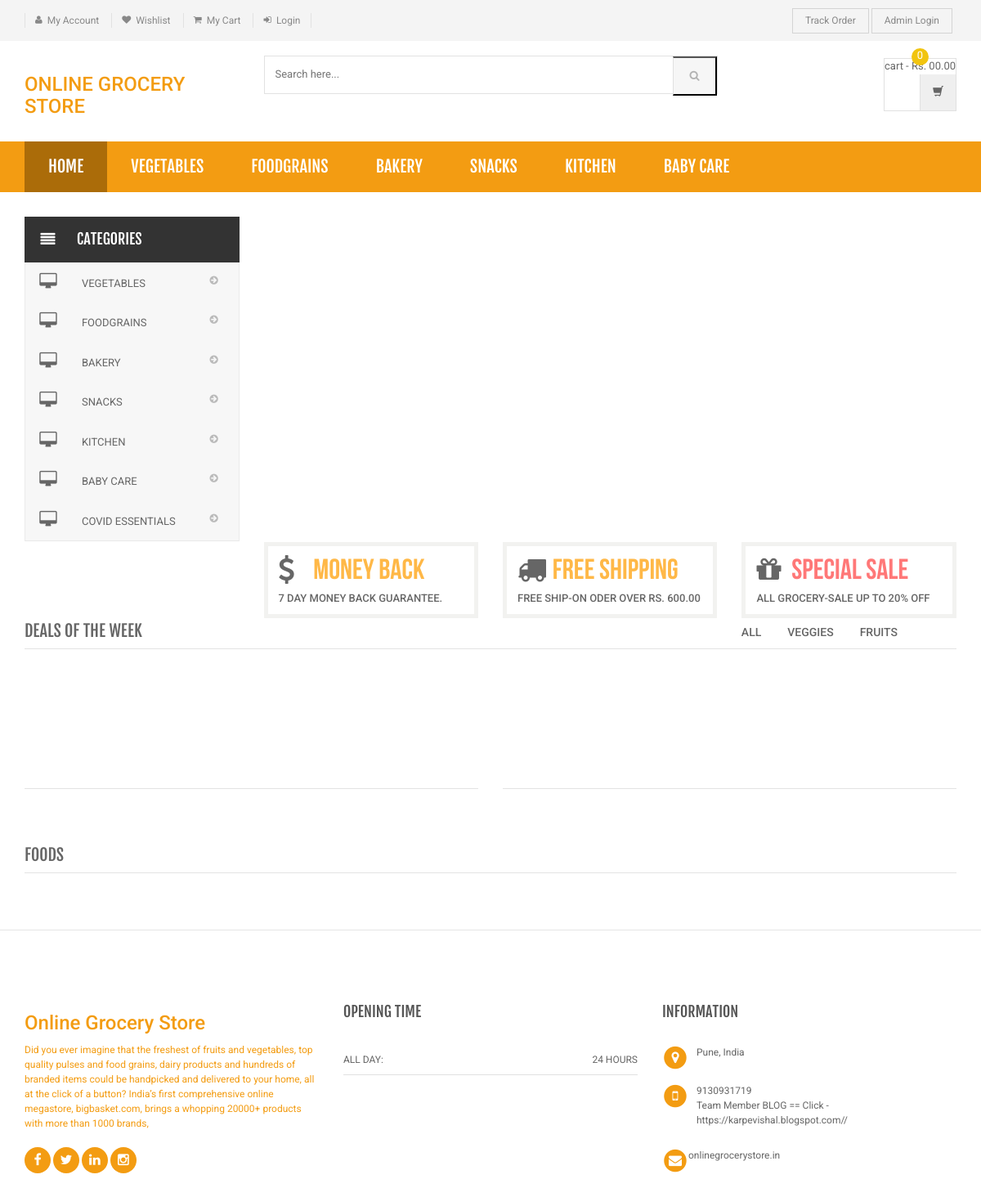
The page /shopping/index.php on the database its author committed.
### tables this page shows
CREATE TABLE `category` (
  `id` int(11) NOT NULL,
  `categoryName` varchar(255) DEFAULT NULL,
  `categoryDescription` longtext DEFAULT NULL,
  `creationDate` timestamp NOT NULL DEFAULT current_timestamp(),
  `updationDate` varchar(255) DEFAULT NULL
);

### shopping/index.php (the view, shortened to what this page needs)
<?php
include('includes/config.php');
?>
<!DOCTYPE html>
<html lang="en">
	<head>
	    <link rel="stylesheet" href="assets/css/bootstrap.min.css">
	    <link rel="stylesheet" href="assets/css/main.css">
	    <link rel="stylesheet" href="assets/css/orange.css">
	    <link rel="stylesheet" href="assets/css/owl.carousel.css">
		<link rel="stylesheet" href="assets/css/owl.transitions.css">
		<link href="assets/css/lightbox.css" rel="stylesheet">
		<link rel="stylesheet" href="assets/css/animate.min.css">
		<link rel="stylesheet" href="assets/css/rateit.css">
		<link rel="stylesheet" href="assets/css/bootstrap-select.min.css">
		<link rel="stylesheet" href="assets/css/config.css">
		<link href="assets/css/green.css" rel="alternate stylesheet" title="Green color">
		<link href="assets/css/blue.css" rel="alternate stylesheet" title="Blue color">
		<link href="assets/css/red.css" rel="alternate stylesheet" title="Red color">
		<link href="assets/css/orange.css" rel="alternate stylesheet" title="Orange color">
		<link href="assets/css/dark-green.css" rel="alternate stylesheet" title="Darkgreen color">
		<link rel="stylesheet" href="assets/css/font-awesome.min.css">
	</head>
    <body class="cnt-home">
<header class="header-style-1">
<?php include('includes/top-header.php');?>
<?php include('includes/main-header.php');?>
<?php include('includes/menu-bar.php');?>
</header>
<div class="body-content outer-top-xs" id="top-banner-and-menu">
	<div class="container">
		<div class="furniture-container homepage-container">
		<div class="row">
			<div class="col-xs-12 col-sm-12 col-md-3 sidebar">
	<?php include('includes/side-menu.php');?>
			</div>
			<div class="col-xs-12 col-sm-12 col-md-9 homebanner-holder">
<div id="hero" class="homepage-slider3">
</div>
<div class="info-boxes wow fadeInUp">
	<div class="info-boxes-inner">
		<div class="row">
			<div class="col-md-6 col-sm-4 col-lg-4">
				<div class="info-box">
					<div class="row">
						<div class="col-xs-2">
						     <i class="icon fa fa-dollar"></i>
						</div>
						<div class="col-xs-10">
							<h4 class="info-box-heading orange">money back</h4>
						</div>
					</div>
					<h6 class="text">7 Day Money Back Guarantee.</h6>
				</div>
			</div>
			<div class="hidden-md col-sm-4 col-lg-4">
				<div class="info-box">
					<div class="row">
						<div class="col-xs-2">
							<i class="icon fa fa-truck"></i>
						</div>
						<div class="col-xs-10">
							<h4 class="info-box-heading orange">free shipping</h4>
						</div>
					</div>
					<h6 class="text">free ship-on oder over Rs. 600.00</h6>
				</div>
			</div>
			<div class="col-md-6 col-sm-4 col-lg-4">
				<div class="info-box">
					<div class="row">
						<div class="col-xs-2">
							<i class="icon fa fa-gift"></i>
						</div>
						<div class="col-xs-10">
							<h4 class="info-box-heading red">Special Sale</h4>
						</div>
					</div>
					<h6 class="text">All Grocery-sale up to 20% off </h6>
				</div>
			</div>
		</div>
	</div>
</div>
			</div>
		</div>
		<div id="product-tabs-slider" class="scroll-tabs inner-bottom-vs  wow fadeInUp">
			<div class="more-info-tab clearfix">
			   <h3 class="new-product-title pull-left">Deals Of the week</h3>
				<ul class="nav nav-tabs nav-tab-line pull-right" id="new-products-1">
					<li class="active"><a href="#all" data-toggle="tab">All</a></li>
					<li><a href="#books" data-toggle="tab"> veggies</a></li>
					<li><a href="#furniture" data-toggle="tab">fruits</a></li>
				</ul>
			</div>
		</div>
			<div class="sections prod-slider-small outer-top-small">
				<div class="row">
					<div class="col-md-6">
	                   <section class="section">
	                   	<h3 class="section-title"></h3>
	                   </section>
					</div>
					<div class="col-md-6">
						<section class="section">
							<h3 class="section-title"></h3>
	                   </section>
					</div>
				</div>
			</div>
	<section class="section featured-product inner-xs wow fadeInUp">
		<h3 class="section-title">FOODS</h3>
		</section>
</div>
</div>
<?php include('includes/footer.php');?>
</body>
</html>

### shopping/includes/menu-bar.php (shortened to what this page needs)
<div class="header-nav animate-dropdown">
    <div class="container">
        <div class="yamm navbar navbar-default" role="navigation">
            <div class="nav-bg-class">
                <div class="navbar-collapse collapse" id="mc-horizontal-menu-collapse">
	<div class="nav-outer">
		<ul class="nav navbar-nav">
			<li class="active dropdown yamm-fw">
				<a href="index.php" data-hover="dropdown" class="dropdown-toggle">Home</a>
			</li>
              <?php $sql=mysqli_query($con,"select id,categoryName  from category limit 6");
while($row=mysqli_fetch_array($sql))
{
    ?>
			<li class="dropdown yamm">
				<a href="category.php?cid=<?php echo $row['id'];?>"> <?php echo $row['categoryName'];?></a>
			</li>
			<?php } ?>
		</ul>
		<div class="clearfix"></div>
	</div>
</div>
            </div>
        </div>
    </div>
</div>

### shopping/includes/side-menu.php
<div class="side-menu animate-dropdown outer-bottom-xs">
    <div class="head"><i class="icon fa fa-align-justify fa-fw"></i> Categories</div>
    <nav class="yamm megamenu-horizontal" role="navigation">
        <ul class="nav">
            <li class="dropdown menu-item">
              <?php $sql=mysqli_query($con,"select id,categoryName  from category");
while($row=mysqli_fetch_array($sql))
{
    ?>
                <a href="category.php?cid=<?php echo $row['id'];?>" class="dropdown-toggle"><i class="icon fa fa-desktop fa-fw"></i>
                <?php echo $row['categoryName'];?></a>
                <?php }?>
</li>
</ul>
    </nav>
</div>

### shopping/assets/css/orange.css (style rules this page uses)
a { color: #f39c12; }
.header-style-1 .header-nav { background: #f39c12; }
.cnt-home .header-style-1 .header-nav .navbar .navbar-nav > li.active { background: #ab6c09; }

### shopping/assets/css/lightbox.css (style rules this page uses)
body:after { content: url(../images/close.png) url(../images/loading.gif) url(../images/prev.png) url(../images/next.png); display: none; }

### shopping/assets/css/green.css (style rules this page uses)
a { color: #abd07e; }
.header-style-1 .header-nav { background: #abd07e; }
.cnt-home .header-style-1 .header-nav .navbar .navbar-nav > li.active { background: #84b943; }

### shopping/assets/css/blue.css (style rules this page uses)
a { color: #3498db; }
.header-style-1 .header-nav { background: #3498db; }
.cnt-home .header-style-1 .header-nav .navbar .navbar-nav > li.active { background: #1d6ca1; }

### shopping/assets/css/red.css (style rules this page uses)
a { color: #ff6c6c; }
.header-style-1 .header-nav { background: #ff6c6c; }
.cnt-home .header-style-1 .header-nav .navbar .navbar-nav > li.active { background: #ff1a1a; }

### shopping/assets/css/dark-green.css (style rules this page uses)
a { color: #12cca7; }
.header-style-1 .header-nav { background: #12cca7; }
.cnt-home .header-style-1 .header-nav .navbar .navbar-nav > li.active { background: #0b816a; }

### rows shown on the page
category: categoryName "VEGETABLES"
category: categoryName "FOODGRAINS"
category: categoryName "BAKERY"
category: categoryName "SNACKS"
category: categoryName "KITCHEN"
category: categoryName "BABY CARE"
category: categoryName "COVID ESSENTIALS"
